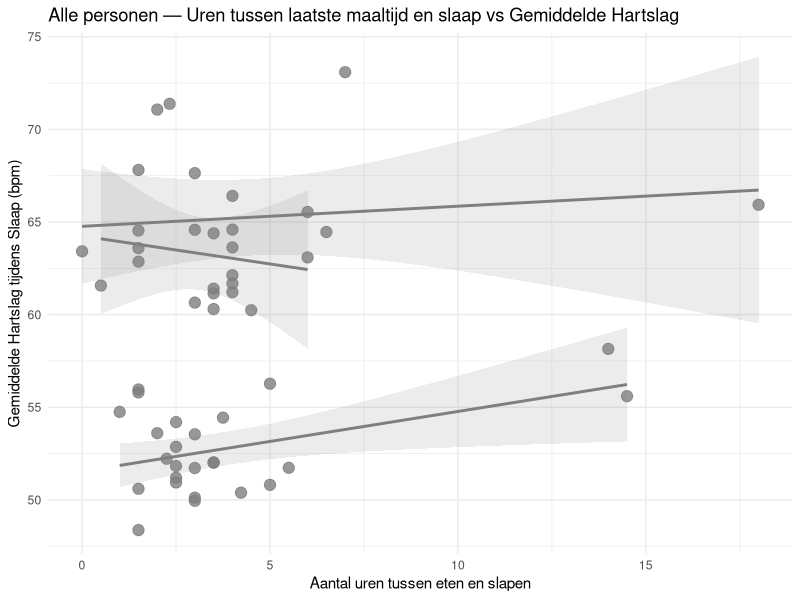
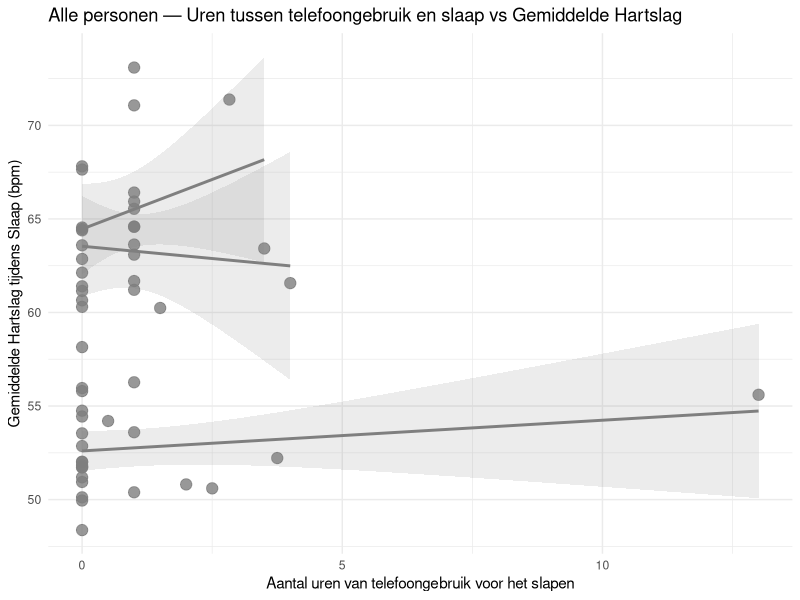

Generate these figures, in order, with R:
## ---- chunk 1
library(ggplot2)
library(lubridate)
library(dplyr)
library(readr)
library(tidyr)
## ---- chunk 2
data <- read_csv("combined_data.csv")
data$date <- as.Date(data$date)
data <- drop_na(data, last_food, time_between_phone_used_and_sleep_hours, time_between_last_food_and_sleep_hours, average_sleep_heart_rate)
## ---- chunk 3
analyse_data <- data
analyse_data %>%
  group_by(naam) %>%
  summarise(
    gem_slaap_hartslag   = round(mean(average_sleep_heart_rate), 2),
    sd_slaap_hartslag    = round(sd(average_sleep_heart_rate), 2),
    gem_uren_na_eten     = round(mean(time_between_last_food_and_sleep_hours), 2),
    sd_uren_na_eten      = round(sd(time_between_last_food_and_sleep_hours), 2),
    gem_uren_na_scherm   = round(mean(time_between_phone_used_and_sleep_hours), 2),
    sd_uren_na_scherm    = round(sd(time_between_phone_used_and_sleep_hours), 2)
  ) %>%
  print()
## ---- chunk 4
groeps_kleuren <- c("Robin" = "#F8766D",
                    "Lucas" = "#00BA38",
                    "Mohammed" = "#619CFF")
## ---- chunk 5
analyse_data %>%
  group_by(naam) %>%
  summarise(
    R2 = round(summary(lm(average_sleep_heart_rate ~ time_between_last_food_and_sleep_hours))$r.squared, 3),
    p  = round(cor.test(time_between_last_food_and_sleep_hours, average_sleep_heart_rate)$p.value, 3)
  ) %>%
  print()
## ---- chunk 6
ggplot(data, aes(x = time_between_last_food_and_sleep_hours, y = average_sleep_heart_rate,
                          color = naam, fill = naam)) +
  geom_point(size = 3.5, alpha = 0.8, na.rm = TRUE) +
  geom_smooth(method = "lm", alpha = 0.15, na.rm = TRUE) +
  scale_color_manual(values = groeps_kleuren, name = "Persoon") +
  scale_fill_manual(values  = groeps_kleuren, name = "Persoon") +
  labs(
    title = "Alle personen — Uren tussen laatste maaltijd en slaap vs Gemiddelde Hartslag",
    x     = "Aantal uren tussen eten en slapen",
    y     = "Gemiddelde Hartslag tijdens Slaap (bpm)"
  ) +
  theme_minimal()
## ---- chunk 7
analyse_data %>%
  group_by(naam) %>%
  summarise(
    R2 = round(summary(lm(average_sleep_heart_rate ~ time_between_phone_used_and_sleep_hours))$r.squared, 3),
    p  = round(cor.test(time_between_phone_used_and_sleep_hours, average_sleep_heart_rate)$p.value, 3)
  ) %>%
  print()
## ---- chunk 8
ggplot(data, aes(x = time_between_phone_used_and_sleep_hours, y = average_sleep_heart_rate,
                          color = naam, fill = naam)) +
  geom_point(size = 3.5, alpha = 0.8, na.rm = TRUE) +
  geom_smooth(method = "lm", alpha = 0.15, na.rm = TRUE) +
  scale_color_manual(values = groeps_kleuren, name = "Persoon") +
  scale_fill_manual(values  = groeps_kleuren, name = "Persoon") +
  labs(
    title = "Alle personen — Uren tussen telefoongebruik en slaap vs Gemiddelde Hartslag",
    x     = "Aantal uren van telefoongebruik voor het slapen",
    y     = "Gemiddelde Hartslag tijdens Slaap (bpm)"
  ) +
  theme_minimal()
